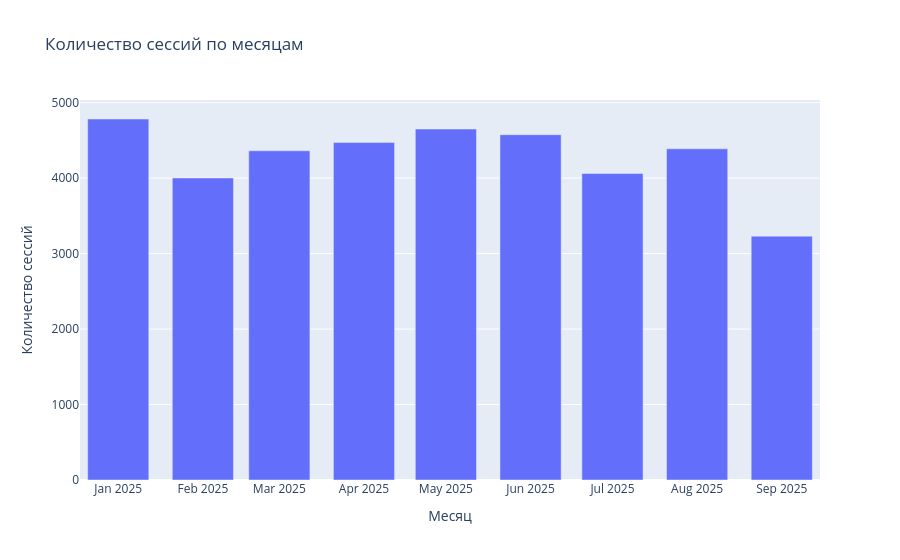

Notebook code for this chart:
### Code cell
sessions_by_month = (
    df.groupby('month')['session_id']
    .nunique()
    .reset_index()
    .rename(columns={'session_id': 'sessions_cnt'})
)
fig = px.bar(
    sessions_by_month,
    x='month',
    y='sessions_cnt',
    title='Количество сессий по месяцам',
    labels={
        'month': 'Месяц',
        'sessions_cnt': 'Количество сессий'
    }
)
fig.update_traces(textposition='outside')
fig.show()

### Figure 1 — Plotly figure (JSON) as saved in the notebook; plotly's stock layout.template omitted (floating-point values rounded to 4 significant figures)
{"data": [{"hovertemplate": "Месяц=%{x}<br>Количество сессий=%{y}<extra></extra>", "legendgroup": "", "marker": {"color": "#636efa", "pattern": {"shape": ""}}, "name": "", "orientation": "v", "showlegend": false, "textposition": "outside", "x": ["2025-01-01T00:00:00.000000000", "2025-02-01T00:00:00.000000000", "2025-03-01T00:00:00.000000000", "2025-04-01T00:00:00.000000000", "2025-05-01T00:00:00.000000000", "2025-06-01T00:00:00.000000000", "2025-07-01T00:00:00.000000000", "2025-08-01T00:00:00.000000000", "2025-09-01T00:00:00.000000000"], "xaxis": "x", "y": [4783, 4002, 4362, 4471, 4650, 4575, 4061, 4388, 3231], "yaxis": "y", "type": "bar"}], "layout": {"xaxis": {"anchor": "y", "domain": [0.0, 1.0], "title": {"text": "Месяц"}}, "yaxis": {"anchor": "x", "domain": [0.0, 1.0], "title": {"text": "Количество сессий"}}, "legend": {"tracegroupgap": 0}, "title": {"text": "Количество сессий по месяцам"}, "barmode": "relative"}}
